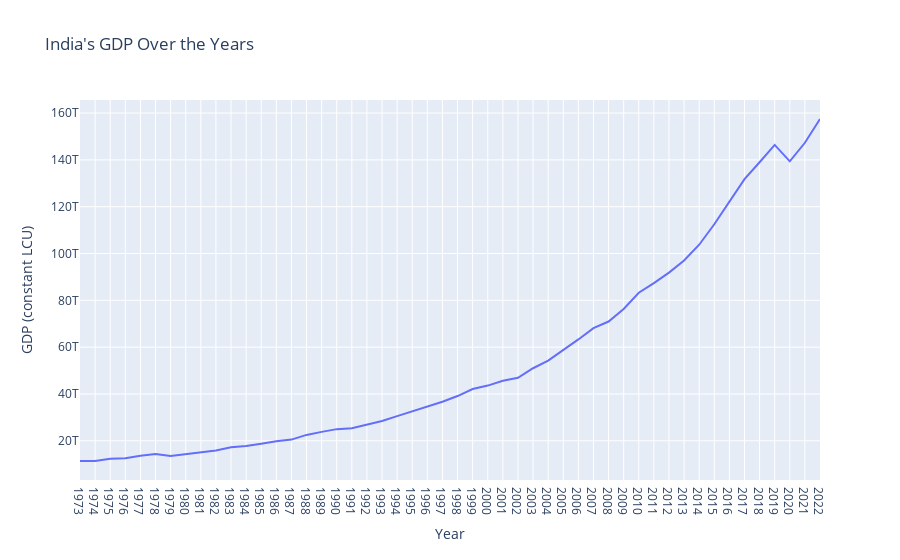

This figure's notebook cell:
### Code cell
# Assuming 'india_data' is your DataFrame and 'Gross domestic income (constant LCU)' is the column you want to plot
india_col = "Gross domestic income (constant LCU)"

fig = px.line(india_data, x='year', y=india_col, title="India's GDP Over the Years")
fig.update_layout(xaxis_title='Year', yaxis_title='GDP (constant LCU)')  # Update the y-axis title
fig.update_xaxes(type='category')  # Set the x-axis to type 'category' for years

fig.show()
